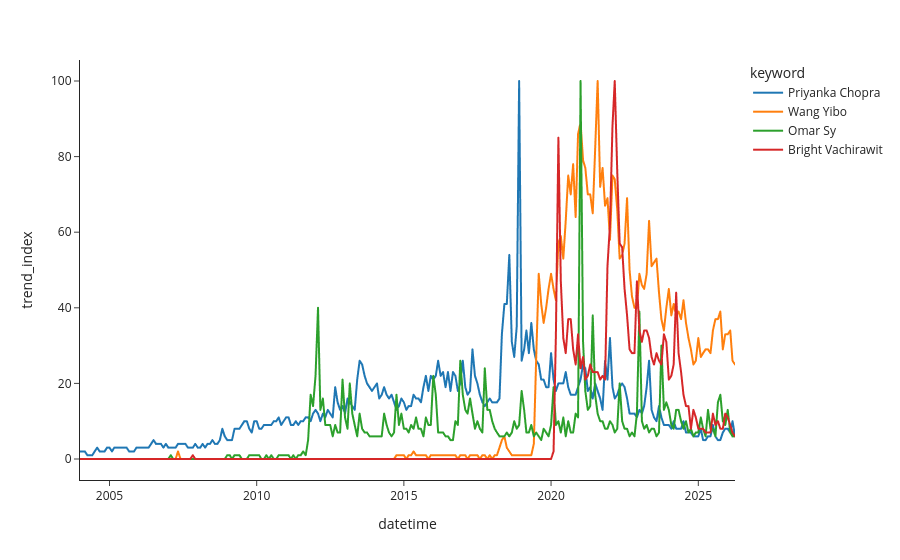

Here is the notebook cell this chart was saved with:
### Code cell
fig = px.line(
    df_im2, x="datetime", y="trend_index", color="keyword", template="simple_white"
)
fig.show()

### Figure 1 — Plotly figure (JSON) as saved in the notebook; plotly's stock layout.template omitted (floating-point values rounded to 4 significant figures; data arrays with more than 128 entries replaced by an {"elided": "..."} marker saying what was removed)
{"data": [{"hovertemplate": "keyword=Priyanka Chopra<br>datetime=%{x}<br>trend_index=%{y}<extra></extra>", "legendgroup": "Priyanka Chopra", "line": {"color": "#1F77B4", "dash": "solid"}, "marker": {"symbol": "circle"}, "mode": "lines", "name": "Priyanka Chopra", "showlegend": true, "type": "scattergl", "x": {"elided": "268 str values"}, "xaxis": "x", "y": {"elided": "268 int values"}, "yaxis": "y"}, {"hovertemplate": "keyword=Wang Yibo<br>datetime=%{x}<br>trend_index=%{y}<extra></extra>", "legendgroup": "Wang Yibo", "line": {"color": "#FF7F0E", "dash": "solid"}, "marker": {"symbol": "circle"}, "mode": "lines", "name": "Wang Yibo", "showlegend": true, "type": "scattergl", "x": {"elided": "268 str values"}, "xaxis": "x", "y": {"elided": "268 int values"}, "yaxis": "y"}, {"hovertemplate": "keyword=Omar Sy<br>datetime=%{x}<br>trend_index=%{y}<extra></extra>", "legendgroup": "Omar Sy", "line": {"color": "#2CA02C", "dash": "solid"}, "marker": {"symbol": "circle"}, "mode": "lines", "name": "Omar Sy", "showlegend": true, "type": "scattergl", "x": {"elided": "268 str values"}, "xaxis": "x", "y": {"elided": "268 int values"}, "yaxis": "y"}, {"hovertemplate": "keyword=Bright Vachirawit<br>datetime=%{x}<br>trend_index=%{y}<extra></extra>", "legendgroup": "Bright Vachirawit", "line": {"color": "#D62728", "dash": "solid"}, "marker": {"symbol": "circle"}, "mode": "lines", "name": "Bright Vachirawit", "showlegend": true, "type": "scattergl", "x": {"elided": "268 str values"}, "xaxis": "x", "y": {"elided": "268 int values"}, "yaxis": "y"}], "layout": {"legend": {"title": {"text": "keyword"}, "tracegroupgap": 0}, "margin": {"t": 60}, "xaxis": {"anchor": "y", "domain": [0, 1], "title": {"text": "datetime"}}, "yaxis": {"anchor": "x", "domain": [0, 1], "title": {"text": "trend_index"}}}}
